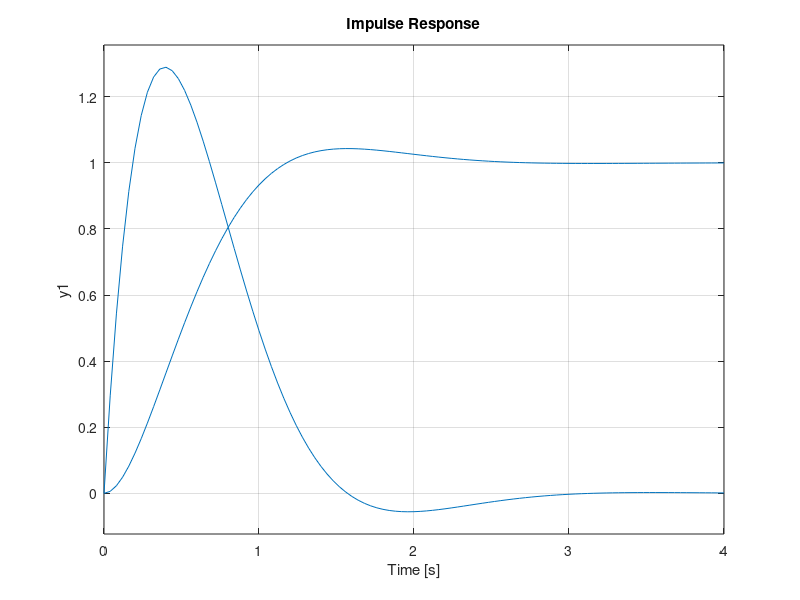

MATLAB code for this plot:
% date 28/02/2019.
%consider a system with natural freq. =3 and damping cofficient are 0.7,1,2 . Determine the TF 
%and representit in matlab.
%Determine all all the poles and zero by pole-zero plot.
%Determine step responses and impulse responses of the system.

zie=input('enter zy:')
num=[8]
den=[1 0.8*(zie) 8]

sys=tf(num,den) % transfer function.

%pzplot(sys)
hold on
step(sys) % step response of transfer function.
hold on  % hold the previous plot.
title('Step and Impulse response.')
impulse(sys) % impulse response of transfer function.



